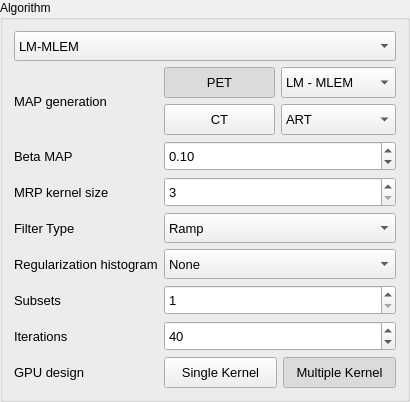
          <widget class="QGroupBox" name="groupBox_40">
           <property name="sizePolicy">
            <sizepolicy hsizetype="Preferred" vsizetype="Minimum">
             <horstretch>0</horstretch>
             <verstretch>0</verstretch>
            </sizepolicy>
           </property>
           <property name="title">
            <string>Algorithm</string>
           </property>
           <layout class="QGridLayout" name="gridLayout_74">
            <item row="5" column="1" colspan="2">
             <widget class="QComboBox" name="filtertype_comboBox">
              <property name="enabled">
               <bool>true</bool>
              </property>
              <property name="sizePolicy">
               <sizepolicy hsizetype="Preferred" vsizetype="Preferred">
                <horstretch>0</horstretch>
                <verstretch>0</verstretch>
               </sizepolicy>
              </property>
              <property name="minimumSize">
               <size>
                <width>66</width>
                <height>30</height>
               </size>
              </property>
              <property name="maximumSize">
               <size>
                <width>16777215</width>
                <height>40</height>
               </size>
              </property>
              <property name="font">
               <font>
                <family>Segoe UI</family>
                <pointsize>10</pointsize>
                <italic>false</italic>
                <bold>false</bold>
               </font>
              </property>
              <property name="editable">
               <bool>false</bool>
              </property>
              <property name="currentIndex">
               <number>0</number>
              </property>
              <item>
               <property name="text">
                <string>Ramp</string>
               </property>
              </item>
              <item>
               <property name="text">
                <string>Cosine</string>
               </property>
              </item>
              <item>
               <property name="text">
                <string>Hann</string>
               </property>
              </item>
              <item>
               <property name="text">
                <string>Shepp-logan</string>
               </property>
              </item>
              <item>
               <property name="text">
                <string>Hamming</string>
               </property>
              </item>
             </widget>
            </item>
            <item row="7" column="1" colspan="2">
             <widget class="QSpinBox" name="number_of_subs_spinBox">
              <property name="enabled">
               <bool>true</bool>
              </property>
              <property name="sizePolicy">
               <sizepolicy hsizetype="Preferred" vsizetype="Preferred">
                <horstretch>0</horstretch>
                <verstretch>0</verstretch>
               </sizepolicy>
              </property>
              <property name="minimumSize">
               <size>
                <width>66</width>
                <height>30</height>
               </size>
              </property>
              <property name="font">
               <font>
                <family>Segoe UI</family>
                <pointsize>10</pointsize>
                <italic>false</italic>
                <bold>false</bold>
               </font>
              </property>
              <property name="minimum">
               <number>1</number>
              </property>
              <property name="maximum">
               <number>100</number>
              </property>
              <property name="value">
               <number>1</number>
              </property>
             </widget>
            </item>
            <item row="6" column="1" colspan="2">
             <widget class="QComboBox" name="regularization_histogram_comboBox">
              <property name="enabled">
               <bool>true</bool>
              </property>
              <property name="sizePolicy">
               <sizepolicy hsizetype="Preferred" vsizetype="Preferred">
                <horstretch>0</horstretch>
                <verstretch>0</verstretch>
               </sizepolicy>
              </property>
              <property name="minimumSize">
               <size>
                <width>66</width>
                <height>30</height>
               </size>
              </property>
              <property name="maximumSize">
               <size>
                <width>16777215</width>
                <height>40</height>
               </size>
              </property>
              <property name="font">
               <font>
                <family>Segoe UI</family>
                <pointsize>10</pointsize>
                <italic>false</italic>
                <bold>false</bold>
               </font>
              </property>
              <property name="editable">
               <bool>false</bool>
              </property>
              <property name="currentIndex">
               <number>0</number>
              </property>
              <item>
               <property name="text">
                <string>None</string>
               </property>
              </item>
              <item>
               <property name="text">
                <string>Gaussian</string>
               </property>
              </item>
              <item>
               <property name="text">
                <string>Linear median</string>
               </property>
              </item>
             </widget>
            </item>
            <item row="1" column="2">
             <widget class="QComboBox" name="iterative_reconstruct_map_pet_combobox">
              <property name="enabled">
               <bool>true</bool>
              </property>
              <property name="minimumSize">
               <size>
                <width>66</width>
                <height>30</height>
               </size>
              </property>
              <property name="maximumSize">
               <size>
                <width>16777215</width>
                <height>40</height>
               </size>
              </property>
              <property name="font">
               <font>
                <family>Segoe UI</family>
                <pointsize>10</pointsize>
                <italic>false</italic>
                <bold>false</bold>
               </font>
              </property>
              <property name="editable">
               <bool>false</bool>
              </property>
              <property name="currentIndex">
               <number>0</number>
              </property>
              <item>
               <property name="text">
                <string>LM - MLEM </string>
               </property>
              </item>
              <item>
               <property name="text">
                <string>LM - OSEM</string>
               </property>
              </item>
              <item>
               <property name="text">
                <string>MLEM</string>
               </property>
              </item>
              <item>
               <property name="text">
                <string>OSEM</string>
               </property>
              </item>
              <item>
               <property name="text">
                <string>MRP</string>
               </property>
              </item>
              <item>
               <property name="text">
                <string>FBP (only  2D)</string>
               </property>
              </item>
             </widget>
            </item>
            <item row="4" column="1" colspan="2">
             <widget class="QDoubleSpinBox" name="iterative_reconstruct_MRP_double_spin_box">
              <property name="sizePolicy">
               <sizepolicy hsizetype="Minimum" vsizetype="Preferred">
                <horstretch>0</horstretch>
                <verstretch>0</verstretch>
               </sizepolicy>
              </property>
              <property name="minimumSize">
               <size>
                <width>66</width>
                <height>30</height>
               </size>
              </property>
              <property name="font">
               <font>
                <family>Segoe UI</family>
                <pointsize>10</pointsize>
                <italic>false</italic>
                <bold>false</bold>
               </font>
              </property>
              <property name="styleSheet">
               <string notr="true"/>
              </property>
              <property name="decimals">
               <number>0</number>
              </property>
              <property name="minimum">
               <double>3.000000000000000</double>
              </property>
              <property name="maximum">
               <double>21.000000000000000</double>
              </property>
              <property name="singleStep">
               <double>2.000000000000000</double>
              </property>
             </widget>
            </item>
            <item row="7" column="0">
             <widget class="QLabel" name="label_subsets">
              <property name="font">
               <font>
                <family>Segoe UI</family>
                <pointsize>10</pointsize>
                <italic>false</italic>
                <bold>false</bold>
               </font>
              </property>
              <property name="text">
               <string>Subsets</string>
              </property>
             </widget>
            </item>
            <item row="6" column="0">
             <widget class="QLabel" name="label_regularization">
              <property name="font">
               <font>
                <family>Segoe UI</family>
                <pointsize>10</pointsize>
                <italic>false</italic>
                <bold>false</bold>
               </font>
              </property>
              <property name="text">
               <string>Regularization histogram</string>
              </property>
             </widget>
            </item>
            <item row="4" column="0">
             <widget class="QLabel" name="label_mrp_kernel_size">
              <property name="font">
               <font>
                <family>Segoe UI</family>
                <pointsize>10</pointsize>
                <italic>false</italic>
                <bold>false</bold>
               </font>
              </property>
              <property name="text">
               <string>MRP kernel size</string>
              </property>
             </widget>
            </item>
            <item row="8" column="1" colspan="2">
             <widget class="QSpinBox" name="number_iterations_spinBox">
              <property name="enabled">
               <bool>true</bool>
              </property>
              <property name="sizePolicy">
               <sizepolicy hsizetype="Preferred" vsizetype="Preferred">
                <horstretch>0</horstretch>
                <verstretch>0</verstretch>
               </sizepolicy>
              </property>
              <property name="minimumSize">
               <size>
                <width>66</width>
                <height>30</height>
               </size>
              </property>
              <property name="font">
               <font>
                <family>Segoe UI</family>
                <pointsize>10</pointsize>
                <italic>false</italic>
                <bold>false</bold>
               </font>
              </property>
              <property name="minimum">
               <number>1</number>
              </property>
              <property name="maximum">
               <number>150</number>
              </property>
              <property name="value">
               <number>40</number>
              </property>
             </widget>
            </item>
            <item row="8" column="0">
             <widget class="QLabel" name="label_iterations">
              <property name="font">
               <font>
                <family>Segoe UI</family>
                <pointsize>10</pointsize>
                <italic>false</italic>
                <bold>false</bold>
               </font>
              </property>
              <property name="text">
               <string>Iterations</string>
              </property>
             </widget>
            </item>
            <item row="3" column="1" colspan="2">
             <widget class="QDoubleSpinBox" name="iterative_reconstruct_beta_double_spin_box">
              <property name="sizePolicy">
               <sizepolicy hsizetype="Minimum" vsizetype="Preferred">
                <horstretch>0</horstretch>
                <verstretch>0</verstretch>
               </sizepolicy>
              </property>
              <property name="minimumSize">
               <size>
                <width>66</width>
                <height>30</height>
               </size>
              </property>
              <property name="font">
               <font>
                <family>Segoe UI</family>
                <pointsize>10</pointsize>
                <italic>false</italic>
                <bold>false</bold>
               </font>
              </property>
              <property name="styleSheet">
               <string notr="true"/>
              </property>
              <property name="minimum">
               <double>0.010000000000000</double>
              </property>
              <property name="maximum">
               <double>1.000000000000000</double>
              </property>
              <property name="singleStep">
               <double>0.100000000000000</double>
              </property>
              <property name="value">
               <double>0.100000000000000</double>
              </property>
             </widget>
            </item>
            <item row="0" column="0" colspan="3">
             <widget class="QComboBox" name="iterative_reconstruct_combobox_algorithm_type">
              <property name="enabled">
               <bool>true</bool>
              </property>
              <property name="minimumSize">
               <size>
                <width>66</width>
                <height>30</height>
               </size>
              </property>
              <property name="maximumSize">
               <size>
                <width>16777215</width>
                <height>40</height>
               </size>
              </property>
              <property name="font">
               <font>
                <family>Segoe UI</family>
                <pointsize>10</pointsize>
                <italic>false</italic>
                <bold>false</bold>
               </font>
              </property>
              <property name="editable">
               <bool>false</bool>
              </property>
              <property name="currentIndex">
               <number>0</number>
              </property>
              <item>
               <property name="text">
                <string>LM-MLEM</string>
               </property>
              </item>
              <item>
               <property name="text">
                <string>FBP-2D</string>
               </property>
              </item>
              <item>
               <property name="text">
                <string>LM-MRP</string>
               </property>
              </item>
              <item>
               <property name="text">
                <string>LM-OSEM</string>
               </property>
              </item>
              <item>
               <property name="text">
                <string>MLEM</string>
               </property>
              </item>
              <item>
               <property name="text">
                <string>OSEM</string>
               </property>
              </item>
              <item>
               <property name="text">
                <string>MAP</string>
               </property>
              </item>
              <item>
               <property name="text">
                <string>iPET - MLEM</string>
               </property>
              </item>
             </widget>
            </item>
            <item row="10" column="1" colspan="2">
             <layout class="QHBoxLayout" name="horizontalLayout_25">
              <item>
               <widget class="QGroupBox" name="groupBox_41">
                <property name="styleSheet">
                 <string notr="true">QGroupBox {
    background-color: transparent;
    border: 0px solid gray;
   font: bold 0px;
}
</string>
                </property>
                <property name="title">
                 <string/>
                </property>
                <layout class="QHBoxLayout" name="horizontalLayout_26">
                 <property name="leftMargin">
                  <number>0</number>
                 </property>
                 <property name="topMargin">
                  <number>0</number>
                 </property>
                 <property name="rightMargin">
                  <number>0</number>
                 </property>
                 <property name="bottomMargin">
                  <number>0</number>
                 </property>
                 <item>
                  <widget class="QPushButton" name="gpu_design_single_kernel_push_button">
                   <property name="enabled">
                    <bool>true</bool>
                   </property>
                   <property name="sizePolicy">
                    <sizepolicy hsizetype="Preferred" vsizetype="Preferred">
                     <horstretch>0</horstretch>
                     <verstretch>0</verstretch>
                    </sizepolicy>
                   </property>
                   <property name="minimumSize">
                    <size>
                     <width>111</width>
                     <height>31</height>
                    </size>
                   </property>
                   <property name="maximumSize">
                    <size>
                     <width>16777215</width>
                     <height>40</height>
                    </size>
                   </property>
                   <property name="font">
                    <font>
                     <family>Segoe UI</family>
                     <pointsize>10</pointsize>
                     <italic>false</italic>
                     <bold>false</bold>
                    </font>
                   </property>
                   <property name="styleSheet">
                    <string notr="true">QPushButton</string>
                   </property>
                   <property name="text">
                    <string>Single Kernel</string>
                   </property>
                   <property name="icon">
                    <iconset>
                     <normaloff>../../../../easyPETtraining/EasyPET pre-clinical versions/EasyPET training versions/GUI - UI FILE/Resources/Ic_3d_rotation_48px.svg.png</normaloff>../../../../easyPETtraining/EasyPET pre-clinical versions/EasyPET training versions/GUI - UI FILE/Resources/Ic_3d_rotation_48px.svg.png</iconset>
                   </property>
                   <property name="iconSize">
                    <size>
                     <width>24</width>
                     <height>24</height>
                    </size>
                   </property>
                   <property name="checkable">
                    <bool>true</bool>
                   </property>
                   <property name="checked">
                    <bool>false</bool>
                   </property>
                   <property name="autoExclusive">
                    <bool>true</bool>
                   </property>
                  </widget>
                 </item>
                 <item>
                  <widget class="QPushButton" name="gpu_design_multiple_kernel_push_button">
                   <property name="enabled">
                    <bool>true</bool>
                   </property>
                   <property name="sizePolicy">
                    <sizepolicy hsizetype="Preferred" vsizetype="Preferred">
                     <horstretch>0</horstretch>
                     <verstretch>0</verstretch>
                    </sizepolicy>
                   </property>
                   <property name="minimumSize">
                    <size>
                     <width>111</width>
                     <height>31</height>
                    </size>
                   </property>
                   <property name="maximumSize">
                    <size>
                     <width>16777215</width>
                     <height>40</height>
                    </size>
                   </property>
                   <property name="font">
                    <font>
                     <family>Segoe UI</family>
                     <pointsize>10</pointsize>
                     <italic>false</italic>
                     <bold>false</bold>
                    </font>
                   </property>
                   <property name="styleSheet">
                    <string notr="true">QPushButton</string>
                   </property>
                   <property name="text">
                    <string>Multiple Kernel</string>
                   </property>
                   <property name="icon">
                    <iconset>
                     <normaloff>../../../../easyPETtraining/EasyPET pre-clinical versions/EasyPET training versions/GUI - UI FILE/Resources/Ic_3d_rotation_48px.svg.png</normaloff>../../../../easyPETtraining/EasyPET pre-clinical versions/EasyPET training versions/GUI - UI FILE/Resources/Ic_3d_rotation_48px.svg.png</iconset>
                   </property>
                   <property name="iconSize">
                    <size>
                     <width>24</width>
                     <height>24</height>
                    </size>
                   </property>
                   <property name="checkable">
                    <bool>true</bool>
                   </property>
                   <property name="checked">
                    <bool>true</bool>
                   </property>
                   <property name="autoExclusive">
                    <bool>true</bool>
                   </property>
                  </widget>
                 </item>
                </layout>
               </widget>
              </item>
             </layout>
            </item>
            <item row="1" column="0" rowspan="2">
             <widget class="QLabel" name="label_map_generation">
              <property name="font">
               <font>
                <family>Segoe UI</family>
                <pointsize>10</pointsize>
                <italic>false</italic>
                <bold>false</bold>
               </font>
              </property>
              <property name="text">
               <string>MAP generation</string>
              </property>
             </widget>
            </item>
            <item row="5" column="0">
             <widget class="QLabel" name="label_filter_type">
              <property name="font">
               <font>
                <family>Segoe UI</family>
                <pointsize>10</pointsize>
                <italic>false</italic>
                <bold>false</bold>
               </font>
              </property>
              <property name="text">
               <string>Filter Type</string>
              </property>
             </widget>
            </item>
            <item row="1" column="1">
             <widget class="QPushButton" name="iterative_reconstruct_map_pet_bool">
              <property name="enabled">
               <bool>true</bool>
              </property>
              <property name="sizePolicy">
               <sizepolicy hsizetype="Preferred" vsizetype="Preferred">
                <horstretch>0</horstretch>
                <verstretch>0</verstretch>
               </sizepolicy>
              </property>
              <property name="minimumSize">
               <size>
                <width>111</width>
                <height>31</height>
               </size>
              </property>
              <property name="maximumSize">
               <size>
                <width>16777215</width>
                <height>40</height>
               </size>
              </property>
              <property name="font">
               <font>
                <family>Segoe UI</family>
                <pointsize>10</pointsize>
                <italic>false</italic>
                <bold>false</bold>
               </font>
              </property>
              <property name="styleSheet">
               <string notr="true">QPushButton</string>
              </property>
              <property name="text">
               <string>PET</string>
              </property>
              <property name="icon">
               <iconset>
                <normaloff>../../../../easyPETtraining/EasyPET pre-clinical versions/EasyPET training versions/GUI - UI FILE/Resources/Ic_3d_rotation_48px.svg.png</normaloff>../../../../easyPETtraining/EasyPET pre-clinical versions/EasyPET training versions/GUI - UI FILE/Resources/Ic_3d_rotation_48px.svg.png</iconset>
              </property>
              <property name="iconSize">
               <size>
                <width>24</width>
                <height>24</height>
               </size>
              </property>
              <property name="checkable">
               <bool>true</bool>
              </property>
              <property name="checked">
               <bool>true</bool>
              </property>
              <property name="autoExclusive">
               <bool>false</bool>
              </property>
             </widget>
            </item>
            <item row="3" column="0">
             <widget class="QLabel" name="label_beta">
              <property name="font">
               <font>
                <family>Segoe UI</family>
                <pointsize>10</pointsize>
                <italic>false</italic>
                <bold>false</bold>
               </font>
              </property>
              <property name="text">
               <string>Beta MAP</string>
              </property>
             </widget>
            </item>
            <item row="2" column="2">
             <widget class="QComboBox" name="iterative_reconstruct_map_ct_combobox">
              <property name="enabled">
               <bool>true</bool>
              </property>
              <property name="minimumSize">
               <size>
                <width>66</width>
                <height>30</height>
               </size>
              </property>
              <property name="maximumSize">
               <size>
                <width>16777215</width>
                <height>40</height>
               </size>
              </property>
              <property name="font">
               <font>
                <family>Segoe UI</family>
                <pointsize>10</pointsize>
                <italic>false</italic>
                <bold>false</bold>
               </font>
              </property>
              <property name="editable">
               <bool>false</bool>
              </property>
              <property name="currentIndex">
               <number>0</number>
              </property>
              <item>
               <property name="text">
                <string>ART</string>
               </property>
              </item>
              <item>
               <property name="text">
                <string>FBP</string>
               </property>
              </item>
              <item>
               <property name="text">
                <string>SART</string>
               </property>
              </item>
             </widget>
            </item>
            <item row="10" column="0">
             <widget class="QLabel" name="label_gpu_design">
              <property name="font">
               <font>
                <family>Segoe UI</family>
                <pointsize>10</pointsize>
                <italic>false</italic>
                <bold>false</bold>
               </font>
              </property>
              <property name="text">
               <string>GPU design</string>
              </property>
             </widget>
            </item>
            <item row="2" column="1">
             <widget class="QPushButton" name="iterative_reconstruct_map_ct_bool">
              <property name="enabled">
               <bool>true</bool>
              </property>
              <property name="sizePolicy">
               <sizepolicy hsizetype="Preferred" vsizetype="Preferred">
                <horstretch>0</horstretch>
                <verstretch>0</verstretch>
               </sizepolicy>
              </property>
              <property name="minimumSize">
               <size>
                <width>111</width>
                <height>31</height>
               </size>
              </property>
              <property name="maximumSize">
               <size>
                <width>16777215</width>
                <height>40</height>
               </size>
              </property>
              <property name="font">
               <font>
                <family>Segoe UI</family>
                <pointsize>10</pointsize>
                <italic>false</italic>
                <bold>false</bold>
               </font>
              </property>
              <property name="styleSheet">
               <string notr="true">QPushButton</string>
              </property>
              <property name="text">
               <string>CT</string>
              </property>
              <property name="icon">
               <iconset>
                <normaloff>../../../../easyPETtraining/EasyPET pre-clinical versions/EasyPET training versions/GUI - UI FILE/Resources/Ic_3d_rotation_48px.svg.png</normaloff>../../../../easyPETtraining/EasyPET pre-clinical versions/EasyPET training versions/GUI - UI FILE/Resources/Ic_3d_rotation_48px.svg.png</iconset>
              </property>
              <property name="iconSize">
               <size>
                <width>24</width>
                <height>24</height>
               </size>
              </property>
              <property name="checkable">
               <bool>true</bool>
              </property>
              <property name="autoExclusive">
               <bool>false</bool>
              </property>
             </widget>
            </item>
           </layout>
          </widget>
